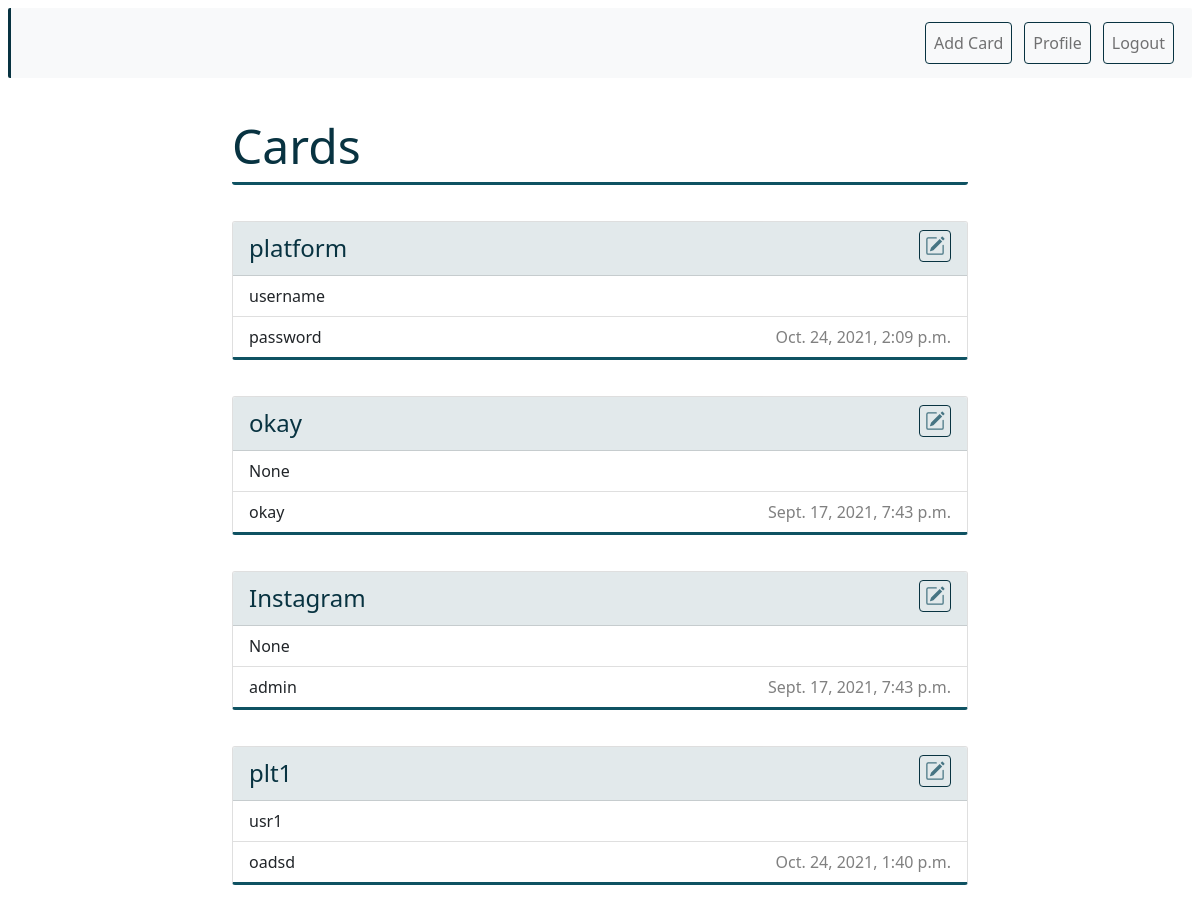
/ (signed in), run on the app's committed database.
### credentials_app/models.py (models this page shows)
class Account(models.Model):
    belongs_to = models.ForeignKey(User, on_delete=models.CASCADE, null=False, blank=False)
    platform = models.CharField(max_length=30)
    platform_slug = models.CharField(max_length=30)
    username = models.CharField(max_length=25, blank=True, null=True)
    password = models.CharField(max_length=30)
    email = models.EmailField(blank=True, null=True)
    mobile = models.IntegerField(blank=True, null=True)
    update = models.DateTimeField(auto_now=True)
    def get_absolute_url(self):
        return reverse('modify_account', args=[self.id])
    @staticmethod
    def get_all_accounts():
        return Account.objects.all()
    @staticmethod
    def get_user_accounts(user):
        accounts = Account.get_all_accounts()
        acts = [account for account in accounts if account.belongs_to == user]
        return acts

### credentials_app/views.py (the view)
# urls.py: path('', views.accounts_list, name='accounts_list'),
@login_required(login_url='login_page')
def accounts_list(request):
    accounts = Account.get_user_accounts(request.user)
    context = {
        'accounts': accounts
    }
    return render(request, 'accounts_list.html', context)

### Templates/accounts_list.html (shortened to what this page needs)
{% extends 'base.html' %}
{% block content %}
    {% load static %}
    <link href="{% static 'styles/accounts_list.css' %}" rel="stylesheet">
    <div class="container">
    <div class="row">
    <div class="col-md-12 col-lg-10 col-xl-8 col-xxl-7 mx-auto">
            <div style="border-bottom: 3px solid #0F5262;
            border-radius: 3px;
            margin-top: 24px;
            margin-bottom: 36px;
            font-size: 48px;
            font-weight: 500;
            text-align: left;
            color: #083341;">
            Cards
            </div>
            {% for account in accounts %}
            <div class="card" id="card">
                <div class="card-header" id="card-head">
                    {{ account.platform }}
                    <a class="modify-btn" href="{{ account.get_absolute_url }}">
                    </a>
                </div>
                <ul class="list-group list-group-flush">
                    <li class="list-group-item">{{ account.username }}</li>
                    <li class="list-group-item">{{ account.password }}
                        <h id="last-update">{{ account.update }}</h>
                    </li>
                </ul>
            </div>
            {% endfor %}
    </div>
    </div>
    </div>
{% endblock %}

### Templates/base.html (shortened to what this page needs)
<!DOCTYPE html>
<html lang="en">
<head>
    {% include 'cdn_lines.html' %}
    {% load static %}
</head>
<body>
{% include 'navbar.html' %}
{% block content %}
{% endblock %}
</body>
</html>

### Templates/cdn_lines.html (shortened to what this page needs)
{% block cdn %}
    <link href="https://cdn.jsdelivr.net/npm/bootstrap@5.0.1/dist/css/bootstrap.min.css" rel="stylesheet">
{% endblock %}

### Templates/navbar.html (shortened to what this page needs)
{% block content %}
    {% load svg %}
    {% load static %}
    <link href="{% static 'styles/navbar.css' %}" rel="stylesheet">
    <nav class="navbar navbar-expand-sm navbar-light bg-light">
        <div class="container-fluid">
            <div class="collapse navbar-collapse" id="navbarNavAltMarkup">
                <div class="navbar-nav ms-auto">
                    <a class="nav-link" href="{% url 'add_account' %}">
                       Add Card
                    </a>
                    <a class="nav-link" href="{% url 'profile' %}">
                       Profile
                    </a>
                    <a class="nav-link" href="{% url 'logout_page' %}">
                        Logout
                    </a>
                </div>
            </div>
        </div>
    </nav>
{% endblock %}

### credentials_app/static/styles/navbar.css (style rules this page uses)
.navbar { margin: 8px; border-left: #083341 solid 3px; border-radius: 2px; }
.nav-link { margin: 6px; border: 1px solid #083341; border-radius: 4px; padding-left: auto; }
.navbar-nav .nav-link { padding-left: 6px; padding-right: 6px; }

### credentials_app/static/styles/accounts_list.css (style rules this page uses)
#card-head { background: #68889330; color: #083341; height: 54px; font-size: 24px; font-weight: 500; text-align: left; }
#card { border-bottom: 3px solid #0F5262; border-radius: 3px; margin-top: 24px; margin-bottom: 36px; }
#last-update { float: right; color: gray; font-size: 16px; }
.modify-btn { float: right; }
.modify-btn { color: #467483; text-decoration: none; border: 1px solid #083341; border-radius: 4px; padding: 5px; font-size: 50%; vertical-align: middle; }

### data on the page
Account: platform "platform", username "username", password "password", update "Oct. 24, 2021, 2:09 p.m."
Account: platform "okay", username "None", password "okay", update "Sept. 17, 2021, 7:43 p.m."
Account: platform "Instagram", username "None", password "admin", update "Sept. 17, 2021, 7:43 p.m."
Account: platform "plt1", username "usr1", password "oadsd", update "Oct. 24, 2021, 1:40 p.m."
